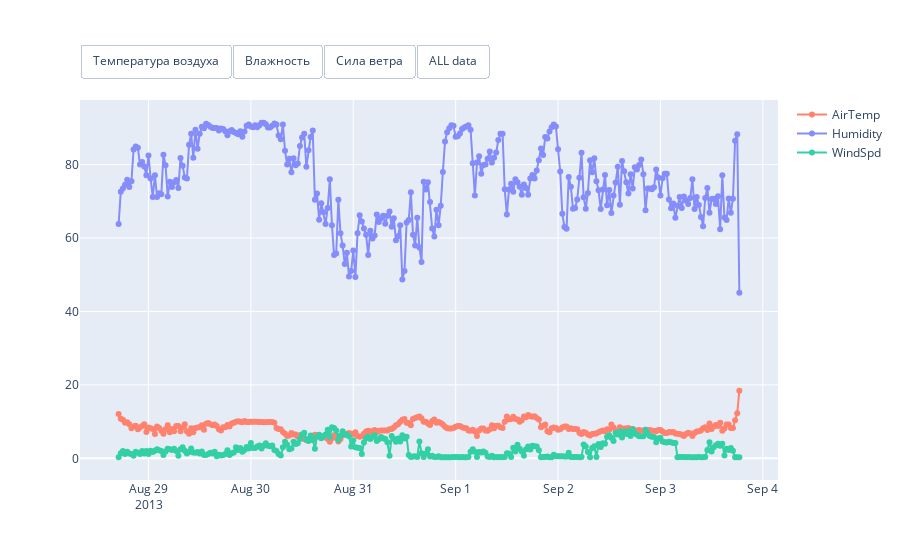

Write notebook code for a chart like this one.
### Markdown cell above
### 3.4 Интерактивный график: AirTemp, Humidity, WindSpd

Для того, чтобы пользователь мог в наглядном виде ознакомиться с данным, разместим их на интерактивном графике.

Данная визуализация позволяет:
* Выбирать какую переменную пользователь будет изучать.
* Приближать данные, чтобы лучше рассмотреть отдельные измерения.
* Выбирать, какие данные отразить на визуализации можно при помощи кнопок или выбирая значения на легенде.

### Code cell
# создаётся полотно и размещаются все данные 
paper = go.Figure(
        data=[
            go.Scatter(x=df.index, y=df.AirTemp, name='AirTemp', mode='markers+lines', line=dict(color="#ff826e")),
            go.Scatter(x=df.index, y=df.Humidity, name='Humidity', mode='markers+lines', line=dict(color="#848df9")),
            go.Scatter(x=df.index, y=df.WindSpd, name='WindSpd', mode='markers+lines', line=dict(color="#33cfa5"))
            ])

# специальный метод добавляющий интерактивность
paper.update_layout(
    # настройка меню
    updatemenus=[
        # создаются кнопки
        dict(
            type = "buttons",
            direction = "left",
            buttons=list([
                # Первая кнопка
                dict(
                    label="Температура воздуха",
                    method="update",
                    args=[{"visible": [True, False, False]}, # Указывается, какие данные должны выводится на график т.е. вывести только первый, второй и третий не выводить.
                          {"title": "Температура воздуха, °C",}],
                ),
                # Вторая кнопка
                dict(
                    label="Влажность",
                    method="update",
                    args=[{"visible": [False, True, False]},
                          {"title": "Влажность, %"}],
                ),
                dict(
                    label="Сила ветра",
                    method="update",
                    args=[{"visible": [False, False, True]},
                          {"title": "Сила ветра, м/с"}],
                ),
                dict(
                    label="ALL data",
                    method="update",
                    args=[{"visible": [True, True, True]},
                          {"title": "All Data"}],
                )
            ]),
            # Где располагаются кнопки (левый верхний угол, выше, чем основное полотно графика)
            pad={"r": 1, "t": 1},
            showactive=False,
            x=0.0,
            xanchor="left",
            y=1.15,
            yanchor="top"
        ),
    ]
)


paper.show()

### Figure 1 — Plotly figure (JSON) as saved in the notebook; plotly's stock layout.template omitted (floating-point values rounded to 4 significant figures; data arrays with more than 128 entries replaced by an {"elided": "..."} marker saying what was removed)
{"data": [{"line": {"color": "#ff826e"}, "mode": "markers+lines", "name": "AirTemp", "type": "scatter", "x": {"elided": "292 str values"}, "y": {"elided": "292 float values"}}, {"line": {"color": "#848df9"}, "mode": "markers+lines", "name": "Humidity", "type": "scatter", "x": {"elided": "292 str values"}, "y": {"elided": "292 float values"}}, {"line": {"color": "#33cfa5"}, "mode": "markers+lines", "name": "WindSpd", "type": "scatter", "x": {"elided": "292 str values"}, "y": {"elided": "292 float values"}}], "layout": {"updatemenus": [{"buttons": [{"args": [{"visible": [true, false, false]}, {"title": "Температура воздуха, °C"}], "label": "Температура воздуха", "method": "update"}, {"args": [{"visible": [false, true, false]}, {"title": "Влажность, %"}], "label": "Влажность", "method": "update"}, {"args": [{"visible": [false, false, true]}, {"title": "Сила ветра, м/с"}], "label": "Сила ветра", "method": "update"}, {"args": [{"visible": [true, true, true]}, {"title": "All Data"}], "label": "ALL data", "method": "update"}], "direction": "left", "pad": {"r": 1, "t": 1}, "showactive": false, "type": "buttons", "x": 0, "xanchor": "left", "y": 1.15, "yanchor": "top"}]}}
